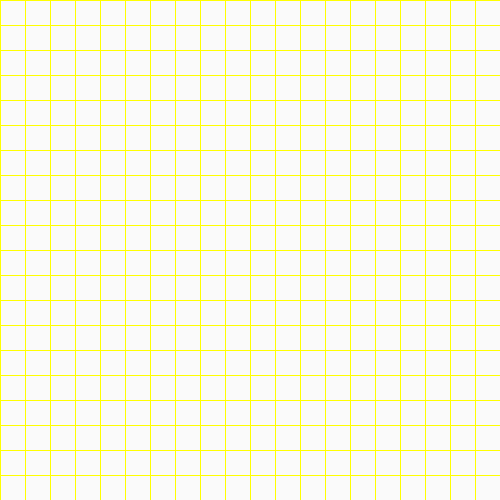
Frame 1 (no input)
Frame 60 (the mouse pressed at the canvas centre just before this capture): identical to frame 1, image omitted
Frame 120 (the mouse held since frame 60 and released just before this capture): identical to frame 1, image omitted

The Processing sketch that drew this single still picture (run headless with seeded random() and noise(); from frame 60 on, the mouse is pressed at the canvas centre):

// Processing sketch: arregloDosDimensiones
// ── arregloDosDimensiones.pde
// Horacio Quiroga
// Edga Alan Poe
// Ray Bradbury
// J L Borges  

int cant = 20;
int tam;
boolean [][] casilla; // declaro arreglo de dos dimensiones
void setup() {
  size(500, 500);
  tam = width/cant;
  casilla = new boolean[cant][cant]; // le damos tamaño
  for (int i=0; i<cant; i++) {
    for (int j=0; j<cant; j++) {
      casilla [i][j] = false; // asignamos valores iniciales
    }
  }
}
void draw() {
  background(255);
  for (int i=0; i<cant; i++) {
    for (int j=0; j<cant; j++) {
      boolean sobreCelda = mouseX>i*tam&&mouseX<i*tam+tam && mouseY>j*tam&&mouseY<j*tam+tam;
      if (sobreCelda) {
        casilla [i][j] = true;
      }

      if (casilla [i][j]) {
        fill(0);
      } else {
        fill(250);
      }
      stroke(255, 255, 0);
      rect(i*tam, j*tam, tam, tam);
    }
  }
}
